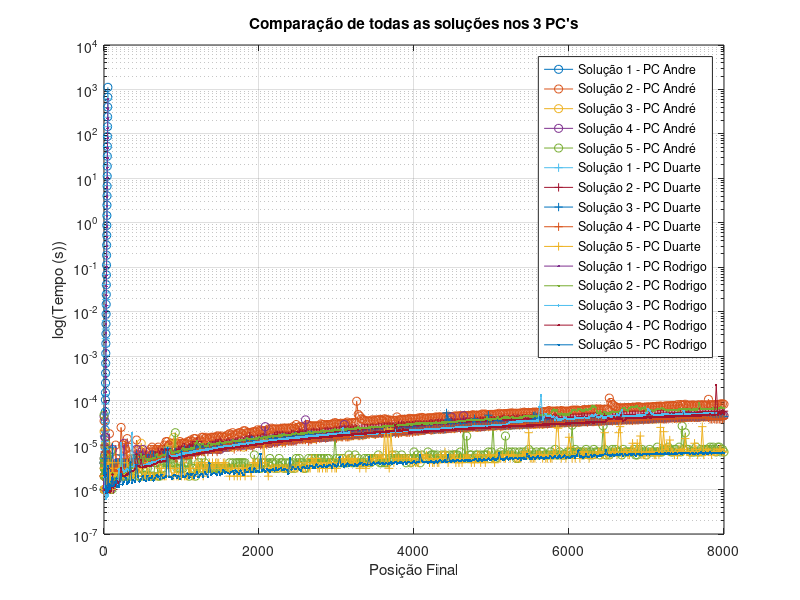

MATLAB code to generate this figure:
%% Solução 1 (PC Duarte)

valores = load("resultados_1_Duarte.txt");
pos_finais = valores(:,1);
tempos = valores(:,4);

figure(1);
plot(pos_finais,log10(tempos));
ylabel("Tempo (s)");
xlabel("Posição Final");
title("Solução fornecida");
hold on;

tempos_log = log10(tempos);
N = [pos_finais(20:end) 1+0*pos_finais(20:end)];
Coefs = pinv(N)*tempos_log(20:end);
Ntotal = [pos_finais pos_finais*0+1];

plot(pos_finais, Ntotal*Coefs, "k");
legend("Solução 1", "Regressão Linear");
grid on;
hold off;

t800_log = [800 1]*Coefs;
t800 = 10^t800_log;
fprintf('Tempo previsto até à posição 800 = %i\n',t800);

%% Solução 1 e Solução 2 (PC André)

valores = load("resultados_1_Andre.txt");
pos_finais1 = valores(:,1);
tempos1 = valores(:,4);

valores = load("resultados_2_Andre.txt");
pos_finais2 = valores(:,1);
tempos2 = valores(:,4);

figure(1);
semilogy(pos_finais1,tempos1, "+-");
ylabel("log(Tempo (s))");
xlabel("Posição Final");
title("Comparação das soluções 1 e 2")
hold on;
semilogy(pos_finais2,tempos2,"o-");
legend("Solução 1", "Solução 2");
grid on;
hold off;

%% Solução 1 e Solução 2 (PC duarte)

valores = load("resultados_1_Duarte.txt");
pos_finais1 = valores(:,1);
tempos1 = valores(:,4);

valores = load("resultados_2_Duarte.txt");
pos_finais2 = valores(:,1);
tempos2 = valores(:,4);

figure(1);
semilogy(pos_finais1,tempos1, "+-");
ylabel("log(Tempo (s))");
xlabel("Posição Final");
title("Comparação das soluções 1 e 2");
hold on;
semilogy(pos_finais2,tempos2,"o-");
legend("Solução 1", "Solução 2");
grid on;
hold off;

%% Solução 1 e Solução 2 (PC Rodrigo)

valores = load("resultados_1_Rodrigo.txt");
pos_finais1 = valores(:,1);
tempos1 = valores(:,4);

valores = load("resultados_2_Rodrigo.txt");
pos_finais2 = valores(:,1);
tempos2 = valores(:,4);

figure(1);
semilogy(pos_finais1,tempos1, "+-");
ylabel("log(Tempo (s))");
xlabel("Posição Final");
title("Comparação das soluções 1 e 2");
hold on;
semilogy(pos_finais2,tempos2,"o-");
legend("Solução 1", "Solução 2");
grid on;
hold off;

%% Solução 1 e Solução 2 (3 PC's)

valores = load("resultados_1_Andre.txt");
pos_finais1A = valores(:,1);
tempos1A = valores(:,4);

valores = load("resultados_2_Andre.txt");
pos_finais2A = valores(:,1);
tempos2A = valores(:,4);

valores = load("resultados_1_Duarte.txt");
pos_finais1D = valores(:,1);
tempos1D = valores(:,4);

valores = load("resultados_2_Duarte.txt");
pos_finais2D = valores(:,1);
tempos2D = valores(:,4);

valores = load("resultados_1_Rodrigo.txt");
pos_finais1R = valores(:,1);
tempos1R = valores(:,4);

valores = load("resultados_2_Rodrigo.txt");
pos_finais2R = valores(:,1);
tempos2R = valores(:,4);

figure(1);
semilogy(pos_finais1A,tempos1A, "+-");
ylabel("log(Tempo (s))");
xlabel("Posição Final");
title("Comparação das soluções 1 e 2");
hold on;
semilogy(pos_finais2A,tempos2A,"o-");
semilogy(pos_finais1D,tempos1D,"+-");
semilogy(pos_finais2D,tempos2D,"o-");
semilogy(pos_finais1R,tempos1R,"+-");
semilogy(pos_finais2R,tempos2R,"o-");
legend("Solução 1 - PC Andre", "Solução 2 - PC André", ...
        "Solução 1 - PC Duarte", "Solução 2 - PC Duarte", ...
        "Solução 1 - PC Rodrigo", "Solução 2 - PC Rodrigo");
grid on;
hold off;

%% Solução 2 e Solução 3 (PC André)

valores = load("resultados_2_Andre.txt");
pos_finais2 = valores(:,1);
tempos2 = valores(:,4);

valores = load("resultados_3_Andre.txt");
pos_finais3 = valores(:,1);
tempos3 = valores(:,4);

figure(1);
semilogy(pos_finais2,tempos2, "+-");
ylabel("log(Tempo (s))");
xlabel("Posição Final");
title("Comparação das soluções 2 e 3");
hold on;
semilogy(pos_finais3,tempos3,"o-");
legend("Solução 2", "Solução 3");
grid on;
hold off;

%% Solução 2 e Solução 3 (PC Duarte)

valores = load("resultados_2_Duarte.txt");
pos_finais2 = valores(:,1);
tempos2 = valores(:,4);

valores = load("resultados_3_Duarte.txt");
pos_finais3 = valores(:,1);
tempos3 = valores(:,4);

figure(1);
semilogy(pos_finais2,tempos2, "+-");
ylabel("log(Tempo (s))");
xlabel("Posição Final");
title("Comparação das soluções 2 e 3");
hold on;
semilogy(pos_finais3,tempos3,"o-");
legend("Solução 2", "Solução 3");
grid on;
hold off;

%% Solução 2 e Solução 3 (PC Rodrigo)

valores = load("resultados_2_Rodrigo.txt");
pos_finais2 = valores(:,1);
tempos2 = valores(:,4);

valores = load("resultados_3_Rodrigo.txt");
pos_finais3 = valores(:,1);
tempos3 = valores(:,4);

figure(1);
semilogy(pos_finais2,tempos2, "+-");
ylabel("log(Tempo (s))");
xlabel("Posição Final");
title("Comparação das soluções 2 e 3");
hold on;
semilogy(pos_finais3,tempos3,"o-");
legend("Solução 2", "Solução 3");
grid on;
hold off;

%% Solução 2 e Solução 3 (3 PC's)

valores = load("resultados_2_Andre.txt");
pos_finais2A = valores(:,1);
tempos2A = valores(:,4);

valores = load("resultados_3_Andre.txt");
pos_finais3A = valores(:,1);
tempos3A = valores(:,4);

valores = load("resultados_2_Duarte.txt");
pos_finais2D = valores(:,1);
tempos2D = valores(:,4);

valores = load("resultados_3_Duarte.txt");
pos_finais3D = valores(:,1);
tempos3D = valores(:,4);

valores = load("resultados_2_Rodrigo.txt");
pos_finais2R = valores(:,1);
tempos2R = valores(:,4);

valores = load("resultados_3_Rodrigo.txt");
pos_finais3R = valores(:,1);
tempos3R = valores(:,4);

figure(1);
semilogy(pos_finais2A,tempos2A, "+-");
ylabel("log(Tempo (s))");
xlabel("Posição Final");
title("Comparação das soluções 2 e 3");
hold on;
semilogy(pos_finais3A,tempos3A,"+-");
semilogy(pos_finais2D,tempos2D,"o-");
semilogy(pos_finais3D,tempos3D,"o-");
semilogy(pos_finais2R,tempos2R,".-");
semilogy(pos_finais3R,tempos3R,".-");
legend("Solução 2 - PC Andre", "Solução 3 - PC André", ...
        "Solução 2 - PC Duarte", "Solução 3 - PC Duarte", ...
        "Solução 2 - PC Rodrigo", "Solução 3 - PC Rodrigo");
grid on;
hold off;

%% Solução 3 e Solução 4 (PC André)

valores = load("resultados_3_Andre.txt");
pos_finais3 = valores(:,1);
tempos3 = valores(:,4);

valores = load("resultados_4_Andre.txt");
pos_finais4 = valores(:,1);
tempos4 = valores(:,4);

figure(1);
semilogy(pos_finais3,tempos3, "+-");
ylabel("log(Tempo (s))");
xlabel("Posição Final");
title("Comparação das soluções 3 e 4");
ylim([0 1e-3]);
hold on;
semilogy(pos_finais4,tempos4,"o-");
legend("Solução 3", "Solução 4");
grid on;
hold off;

%% Solução 3 e Solução 4 (PC Duarte)

valores = load("resultados_3_Duarte.txt");
pos_finais3 = valores(:,1);
tempos3 = valores(:,4);

valores = load("resultados_4_Duarte.txt");
pos_finais4 = valores(:,1);
tempos4 = valores(:,4);

figure(1);
semilogy(pos_finais3,tempos3, "+-");
ylabel("log(Tempo (s))");
xlabel("Posição Final");
title("Comparação das soluções 3 e 4");
ylim([0 1e-3]);
hold on;
semilogy(pos_finais4,tempos4,"o-");
legend("Solução 3", "Solução 4");
grid on;
hold off;

%% Solução 3 e Solução 4 (PC Rodrigo)

valores = load("resultados_3_Rodrigo.txt");
pos_finais3 = valores(:,1);
tempos3 = valores(:,4);

valores = load("resultados_4_Rodrigo.txt");
pos_finais4 = valores(:,1);
tempos4 = valores(:,4);

figure(1);
semilogy(pos_finais3,tempos3, "+-");
ylabel("log(Tempo (s))");
xlabel("Posição Final");
title("Comparação das soluções 3 e 4");
ylim([0 1e-3]);
hold on;
semilogy(pos_finais4,tempos4,"o-");
legend("Solução 3", "Solução 4");
grid on;
hold off;

%% Solução 3 e Solução 4 (3 PC's)

valores = load("resultados_3_Andre.txt");
pos_finais3A = valores(:,1);
tempos3A = valores(:,4);

valores = load("resultados_4_Andre.txt");
pos_finais4A = valores(:,1);
tempos4A = valores(:,4);

valores = load("resultados_3_Duarte.txt");
pos_finais3D = valores(:,1);
tempos3D = valores(:,4);

valores = load("resultados_4_Duarte.txt");
pos_finais4D = valores(:,1);
tempos4D = valores(:,4);

valores = load("resultados_3_Rodrigo.txt");
pos_finais3R = valores(:,1);
tempos3R = valores(:,4);

valores = load("resultados_4_Rodrigo.txt");
pos_finais4R = valores(:,1);
tempos4R = valores(:,4);

figure(1);
semilogy(pos_finais3A,tempos3A, "+-");
ylabel("log(Tempo (s))");
xlabel("Posição Final");
title("Comparação das soluções 3 e 4");
ylim([0 1e-3]);
hold on;
semilogy(pos_finais4A,tempos4A,"+-");
semilogy(pos_finais3D,tempos3D,"o-");
semilogy(pos_finais4D,tempos4D,"o-");
semilogy(pos_finais3R,tempos3R,".-");
semilogy(pos_finais4R,tempos4R,".-");
legend("Solução 3 - PC Andre", "Solução 4 - PC André", ...
        "Solução 3 - PC Duarte", "Solução 4 - PC Duarte", ...
        "Solução 3 - PC Rodrigo", "Solução 4 - PC Rodrigo");
grid on;
hold off;

%% Solução 3 e Solução 5 (PC André)

valores = load("resultados_3_Andre.txt");
pos_finais3 = valores(:,1);
tempos3 = valores(:,4);

valores = load("resultados_5_Andre.txt");
pos_finais5 = valores(:,1);
tempos5 = valores(:,4);

figure(1);
semilogy(pos_finais3,tempos3, "+-");
ylabel("log(Tempo (s))");
xlabel("Posição Final");
title("Comparação das soluções 3 e 5");
ylim([0 1e-3]);
hold on;
semilogy(pos_finais5,tempos5,"o-");
legend("Solução 3", "Solução 5");
grid on;
hold off;

%% Solução 3 e Solução 5 (PC Duarte)

valores = load("resultados_3_Duarte.txt");
pos_finais3 = valores(:,1);
tempos3 = valores(:,4);

valores = load("resultados_5_Duarte.txt");
pos_finais5 = valores(:,1);
tempos5 = valores(:,4);

figure(1);
semilogy(pos_finais3,tempos3, "+-");
ylabel("log(Tempo (s))");
xlabel("Posição Final");
title("Comparação das soluções 3 e 5");
ylim([0 1e-3]);
hold on;
semilogy(pos_finais5,tempos5,"o-");
legend("Solução 3", "Solução 5");
grid on;
hold off;

%% Solução 3 e Solução 5 (PC Rodrigo)

valores = load("resultados_3_Rodrigo.txt");
pos_finais3 = valores(:,1);
tempos3 = valores(:,4);

valores = load("resultados_5_Rodrigo.txt");
pos_finais5 = valores(:,1);
tempos5 = valores(:,4);

figure(1);
semilogy(pos_finais3,tempos3, "+-");
ylabel("log(Tempo (s))");
xlabel("Posição Final");
title("Comparação das soluções 3 e 5");
ylim([0 1e-3]);
hold on;
semilogy(pos_finais5,tempos5,"o-");
legend("Solução 3", "Solução 5");
grid on;
hold off;

%% Solução 3 e Solução 5 (3 PC's)

valores = load("resultados_3_Andre.txt");
pos_finais3A = valores(:,1);
tempos3A = valores(:,4);

valores = load("resultados_5_Andre.txt");
pos_finais5A = valores(:,1);
tempos5A = valores(:,4);

valores = load("resultados_3_Duarte.txt");
pos_finais3D = valores(:,1);
tempos3D = valores(:,4);

valores = load("resultados_5_Duarte.txt");
pos_finais5D = valores(:,1);
tempos5D = valores(:,4);

valores = load("resultados_3_Rodrigo.txt");
pos_finais3R = valores(:,1);
tempos3R = valores(:,4);

valores = load("resultados_5_Rodrigo.txt");
pos_finais5R = valores(:,1);
tempos5R = valores(:,4);

figure(1);
semilogy(pos_finais3A,tempos3A, "+-");
ylabel("log(Tempo (s))");
xlabel("Posição Final");
title("Comparação das soluções 3 e 5");
ylim([0 1e-3]);
hold on;
semilogy(pos_finais5A,tempos5A,"+-");
semilogy(pos_finais3D,tempos3D,"o-");
semilogy(pos_finais5D,tempos5D,"o-");
semilogy(pos_finais3R,tempos3R,".-");
semilogy(pos_finais5R,tempos5R,".-");
legend("Solução 3 - PC Andre", "Solução 5 - PC André", ...
        "Solução 3 - PC Duarte", "Solução 5 - PC Duarte", ...
        "Solução 3 - PC Rodrigo", "Solução 5 - PC Rodrigo");
grid on;
hold off;

%% 5 Soluções (3 PC's)

valores = load("resultados_1_Andre.txt");
pos_finais1A = valores(:,1);
tempos1A = valores(:,4);

valores = load("resultados_2_Andre.txt");
pos_finais2A = valores(:,1);
tempos2A = valores(:,4);

valores = load("resultados_3_Andre.txt");
pos_finais3A = valores(:,1);
tempos3A = valores(:,4);

valores = load("resultados_4_Andre.txt");
pos_finais4A = valores(:,1);
tempos4A = valores(:,4);

valores = load("resultados_5_Andre.txt");
pos_finais5A = valores(:,1);
tempos5A = valores(:,4);

valores = load("resultados_1_Duarte.txt");
pos_finais1D = valores(:,1);
tempos1D = valores(:,4);

valores = load("resultados_2_Duarte.txt");
pos_finais2D = valores(:,1);
tempos2D = valores(:,4);

valores = load("resultados_3_Duarte.txt");
pos_finais3D = valores(:,1);
tempos3D = valores(:,4);

valores = load("resultados_4_Duarte.txt");
pos_finais4D = valores(:,1);
tempos4D = valores(:,4);

valores = load("resultados_5_Duarte.txt");
pos_finais5D = valores(:,1);
tempos5D = valores(:,4);

valores = load("resultados_1_Rodrigo.txt");
pos_finais1R = valores(:,1);
tempos1R = valores(:,4);

valores = load("resultados_2_Rodrigo.txt");
pos_finais2R = valores(:,1);
tempos2R = valores(:,4);

valores = load("resultados_3_Rodrigo.txt");
pos_finais3R = valores(:,1);
tempos3R = valores(:,4);

valores = load("resultados_4_Rodrigo.txt");
pos_finais4R = valores(:,1);
tempos4R = valores(:,4);

valores = load("resultados_5_Rodrigo.txt");
pos_finais5R = valores(:,1);
tempos5R = valores(:,4);

figure(1);
semilogy(pos_finais1A,tempos1A, "o-");
ylabel("log(Tempo (s))");
xlabel("Posição Final");
title("Comparação de todas as soluções nos 3 PC's");
hold on;
semilogy(pos_finais2A,tempos2A,"o-");
semilogy(pos_finais3A,tempos3A,"o-");
semilogy(pos_finais4A,tempos4A,"o-");
semilogy(pos_finais5A,tempos5A,"o-");
semilogy(pos_finais1D,tempos1D,"+-");
semilogy(pos_finais2D,tempos2D,"+-");
semilogy(pos_finais3D,tempos3D,"+-");
semilogy(pos_finais4D,tempos4D,"+-");
semilogy(pos_finais5D,tempos5D,"+-");
semilogy(pos_finais1R,tempos1R,".-");
semilogy(pos_finais2R,tempos2R,".-");
semilogy(pos_finais3R,tempos3R,".-");
semilogy(pos_finais4R,tempos4R,".-");
semilogy(pos_finais5R,tempos5R,".-");
legend("Solução 1 - PC Andre", "Solução 2 - PC André", ...
        "Solução 3 - PC André", "Solução 4 - PC André", ...
        "Solução 5 - PC André", "Solução 1 - PC Duarte", ...
        "Solução 2 - PC Duarte", "Solução 3 - PC Duarte", ...
        "Solução 4 - PC Duarte", "Solução 5 - PC Duarte",...
        "Solução 1 - PC Rodrigo", "Solução 2 - PC Rodrigo", ...
        "Solução 3 - PC Rodrigo", "Solução 4 - PC Rodrigo", ...
        "Solução 5 - PC Rodrigo");
grid on;
hold off;